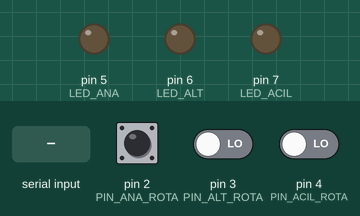
The sketch below on a simulated Arduino Uno, built with avr-gcc and run on an emulated ATmega328P. On the bench: output pins drawn as LEDs (lit = HIGH). The inputs (shaded band) are chosen by the test bench; at power-on: pin 2 (PIN_ANA_ROTA) HIGH, pin 3 (PIN_ALT_ROTA) LOW, pin 4 (PIN_ACIL_ROTA) LOW. What the sketch prints to the serial monitor is not drawn.

Above: at 1.2 s.
1.3 s: "A" received over Serial
At 1.7 s:
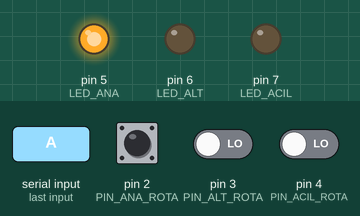
2.8 s: "B" received over Serial
At 4.0 s:
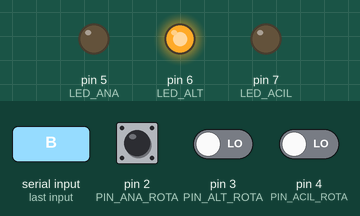
4.3 s: "C" received over Serial
At 5.2 s:
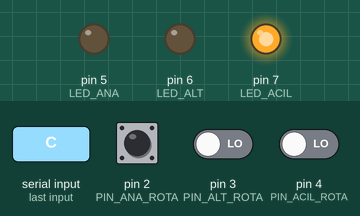
5.8 s: "1" received over Serial
At 6.3 s:
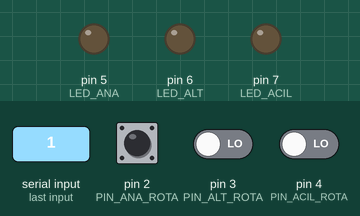
Timing chart, 0 to 8.3 s (numbered marks = the images above; inputs shaded):
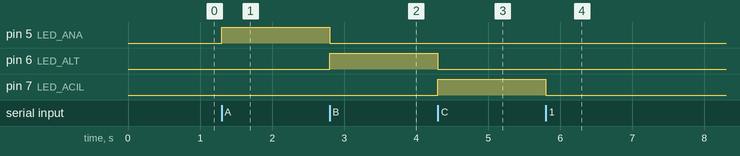

Measured:
- after the input at 1.3 s, pin 5 (LED_ANA): LOW → HIGH at once
- after the input at 2.8 s, pin 5 (LED_ANA): HIGH → LOW at once; pin 6 (LED_ALT): LOW → HIGH at once
- after the input at 4.3 s, pin 6 (LED_ALT): HIGH → LOW at once; pin 7 (LED_ACIL): LOW → HIGH at once
- after the input at 5.8 s, pin 7 (LED_ACIL): HIGH → LOW at once

The sketch:

rota.ino
```cpp
const int PIN_ANA_ROTA = 2;
const int PIN_ALT_ROTA = 3;
const int PIN_ACIL_ROTA = 4;

// YENİ: LED Pinleri
const int LED_ANA = 5;
const int LED_ALT = 6;
const int LED_ACIL = 7;

int sonAnaDurum = -1;
int sonAltDurum = -1;
int sonAcilDurum = -1;

void setup() {
  Serial.begin(9600);

  pinMode(PIN_ANA_ROTA, INPUT);
  pinMode(PIN_ALT_ROTA, INPUT);
  pinMode(PIN_ACIL_ROTA, INPUT);

  // YENİ: LED'ler çıkış olarak ayarlandı
  pinMode(LED_ANA, OUTPUT);
  pinMode(LED_ALT, OUTPUT);
  pinMode(LED_ACIL, OUTPUT);
}

void loop() {
  // --- 1. KISIM: SENSÖR OKUMA VE PYTHON'A GÖNDERME ---
  int anlikAna = digitalRead(PIN_ANA_ROTA);
  int anlikAlt = digitalRead(PIN_ALT_ROTA);
  int anlikAcil = digitalRead(PIN_ACIL_ROTA);

  if (anlikAna != sonAnaDurum || anlikAlt != sonAltDurum || anlikAcil != sonAcilDurum) {
    Serial.print(anlikAna);
    Serial.print(",");
    Serial.print(anlikAlt);
    Serial.print(",");
    Serial.println(anlikAcil);

    sonAnaDurum = anlikAna;
    sonAltDurum = anlikAlt;
    sonAcilDurum = anlikAcil;
    delay(50);
  }

  // --- 2. KISIM: PYTHON'DAN GELEN KARARI OKUMA VE LED YAKMA (YENİ) ---
  if (Serial.available() > 0) {
    char gelenEmir = Serial.read(); // Python'dan gelen tek bir harfi oku

    // Güvenlik: Yeni emir geldiğinde önce tüm LED'leri söndür
    digitalWrite(LED_ANA, LOW);
    digitalWrite(LED_ALT, LOW);
    digitalWrite(LED_ACIL, LOW);

    // Gelen harfe göre ilgili LED'i yak
    if (gelenEmir == 'A') {
      digitalWrite(LED_ANA, HIGH);
    }
    else if (gelenEmir == 'B') {
      digitalWrite(LED_ALT, HIGH);
    }
    else if (gelenEmir == 'C') {
      digitalWrite(LED_ACIL, HIGH);
    }
    // Eğer 'X' gelirse (Fatal Error), hiçbir LED yanmaz (veya dilerseniz hepsi yanıp sönebilir).
  }
}
```
